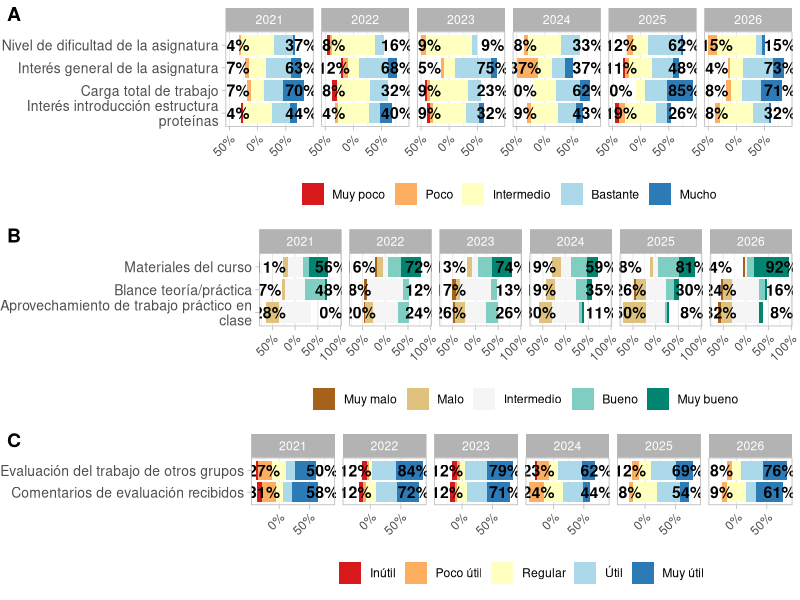

The R source for this figure:
## ---- chunk 1
#| echo: FALSE
#| message: false
#| warning: false
#| label: fig-encuestas
#| fig-cap: "Valoración del alumnado de la asignatura Bioinformática Estructural entre cursos 2020-2021 y 2025-2026. Se muestran preguntas seleccionadas entre tres bloques que representan la valoración general de la asignatura (A), de la metodología docente (B) y de la evaluación por pares del trabajo práctico (C). Se indica la suma de las dos valoraciones extremas en cada sentido."
#| fig-height: 7
#| fig-width: 11

# Leer datos
df <- read.csv("encuestas/strbio_surveys.csv",
               sep = ";",
               check.names = FALSE,
               stringsAsFactors = FALSE)

# Columnas de respuestas (todo excepto las 3 primeras)
resp_cols <- names(df)[-(1:3)]

# Separar por año y transformar cada bloque
res <- do.call(rbind, lapply(split(df, df$YEAR), function(d) {
  
  # Transponer solo las respuestas
  m <- t(as.matrix(d[, resp_cols]))
  
  # Quitar filas vacías (encuestas sin datos)
  m <- m[rowSums(!is.na(m) & m != "") > 0, , drop = FALSE]
  
  # Convertir a data.frame
  out <- data.frame(YEAR = d$YEAR[1], m,
                    check.names = FALSE,
                    stringsAsFactors = FALSE)
  
  # Poner como nombres de columna las preguntas
  names(out)[-1] <- d$Quesion   # usa d$X si prefieres el texto largo
  out
}))

rownames(res) <- NULL

preguntas <- c("a"="Nivel de dificultad de la asignatura",
               "b"="Interés general de la asignatura",
               "c"="Carga total de trabajo",
               "d"="Interés introducción estructura proteínas",
               "e"="Materiales del curso",
               "f"="Blance teoría/práctica",
               "g"="Aprovechamiento de trabajo práctico en clase",
               "h"="Preferiría aula invertida",
               "i"="Preferiría más teoría en clase",
               "j"="Evaluación del trabajo de otros grupos",
               "k"="Comentarios de evaluación recibidos"
               )



library(ggplot2)
library(ggstats)


res[ , 2:4] <-
  lapply(res[ , 2:4], function(x) {
    factor(x,
           levels = c(1:5),
           labels = c("Muy poco", "Poco", "Intermedio", "Bastante", "Mucho"),
           ordered = TRUE)
  })
res[,5] <- factor(res[,5],levels = c(1:5),
           labels = c("Mucho", "Bastante", "Intermedio", "Poco", "Muy poco"),
           ordered = TRUE)
library("RColorBrewer")   
g1 <- gglikert(res,
         2:5,
         variable_labels = preguntas,
         facet_cols = vars(YEAR), totals_hjust = -.15, labels_hide_below = 0.9,  totals_size =4, y_label_wrap=40,
         labels_size = 3) + scale_fill_brewer(palette = "RdYlBu")+
  theme(axis.text.y=element_text(size=10)) + theme(axis.text.x = element_text(angle = 45, hjust = 1))

res[ , 6:8] <-
  lapply(res[ , 6:8], function(x) {
    factor(x,
           levels = c(1:5),
           labels = c("Muy malo", "Malo", "Intermedio", "Bueno", "Muy bueno"),
           ordered = TRUE)
  })
g2 <- gglikert(res,
         6:8,
         variable_labels = preguntas,
         facet_cols = vars(YEAR), totals_hjust = -.15, labels_hide_below = 0.9,totals_size =4, y_label_wrap=40,
         labels_size = 3) +
  theme(axis.text.y=element_text(size=10)) + theme(axis.text.x = element_text(angle = 45, hjust = 1))




res[ , 11:12] <-
  lapply(res[ , 11:12], function(x) {
    factor(x,
           levels = c(1:5),
           labels = c("Inútil", "Poco útil", "Regular", "Útil", "Muy útil"),
           ordered = TRUE)
  })

g3 <- gglikert(res,
         11:12,
         variable_labels = preguntas, totals_hjust = -.15, labels_hide_below = 0.9,totals_size =4, y_label_wrap=40,
         facet_cols = vars(YEAR),
         labels_size = 3) + scale_fill_brewer(palette = "RdYlBu") +
  theme(axis.text.y=element_text(size=10)) + theme(axis.text.x = element_text(angle = 45, hjust = 1))

library(ggpubr)
ggarrange(g1,g2,g3, nrow=3,labels="AUTO", heights=c(3.25,3,2.55))
